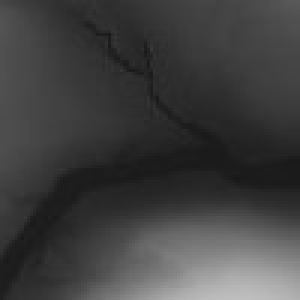
#> input picture data/map_small.jpg, 100 x 100 px (shown 3 times larger)
$ python suite_random.py
#> lines starting #> are read from the running program, lines starting #| are printed output that depends on the picture; after the words box and inside, x2 and y2 are one past the last pixel; in counts of white or black regions, pixels touching at a corner belong together
### environment.py
import random
import cv2
import numpy as np


class Environment:

    # Initialize environment and sets agent to random location (s0, a0)
    def __init__(self, map_img_path, fov, food_spawn_threshold, percent_for_game_over, steps_for_game_over):
        # Private input variables
        self.map_img_path = map_img_path
        self.fov = fov
        self.food_spawn_threshold = food_spawn_threshold

        # Private variables
        self.offset = int((self.fov - 1) / 2)
        self.map_img_agents = self.load_map()
        self.map_img_calculations = self.load_map()
        self.env_width = self.map_img_agents.shape[0]
        self.env_height = self.map_img_agents.shape[1]
        self.agent_x = 0
        self.agent_y = 0
        self.agent_reward = 0
        self.agent_current_reward = 0
        self.total_generated_rewards = 0
        self.game_over = False
        self.reward_value = 1
        self.step_cost = -0.025
        self.steps = 0
        self.percent_for_game_over = percent_for_game_over
        self.number_for_game_over = 0
        self.steps_for_game_over = steps_for_game_over

        self.init_map()  # s0
        self.init_agent_pos()  # a0

        cv2.namedWindow('MAP', cv2.WINDOW_NORMAL)
        cv2.resizeWindow('MAP', 900, 900)
        cv2.namedWindow('SUBMAP', cv2.WINDOW_NORMAL)
        cv2.resizeWindow('SUBMAP', 400, 400)

    '''Environment Initialization Functions'''

    # Initialize position of agent randomly (a0)
    def init_agent_pos(self):
        rand_x = random.randrange(self.offset, self.env_width - self.offset)
        rand_y = random.randrange(self.offset, self.env_height - self.offset)
        self.agent_x = rand_x
        self.agent_y = rand_y
        self.map_img_agents[self.agent_x, self.agent_y, 0] = 255
        self.map_img_agents[self.agent_x, self.agent_y, 1] = 0
        self.map_img_agents[self.agent_x, self.agent_y, 2] = 0

    # Load the map from a .png or .jpg
    def load_map(self):
        img = cv2.imread(self.map_img_path, cv2.IMREAD_COLOR)
        map_img = img.copy()
        return map_img

    # Spawn grass
    def init_map(self):

        # Iterate through x dimension
        for i in range(self.offset, self.env_width - self.offset):
            # Iterate through y dimension
            for j in range(self.offset, self.env_height - self.offset):
                # Generate a number in the range of the pixel at i, j
                rand = random.randrange(0, self.map_img_agents[i, j, 0])
                # If the generated number is 0 and pixel i, j is sub 30
                if (self.map_img_agents[i, j, 0] < self.food_spawn_threshold) & (rand <= 1):  # TODO (rand == 0)
                    # Set pixel red
                    self.map_img_agents[i, j, 0] = 0
                    self.map_img_agents[i, j, 1] = 255
                    self.map_img_agents[i, j, 2] = 0
                    # Increment the number of rewards counter
                    self.total_generated_rewards += 1

        self.number_for_game_over = self.total_generated_rewards * (self.percent_for_game_over / 100)

    # Reset Function
    def reset(self):
        self.map_img_agents = self.load_map()
        self.map_img_calculations = self.load_map()

        self.agent_reward = 0
        self.agent_current_reward = 0
        self.total_generated_rewards = 0
        self.game_over = False
        self.steps = 0

        self.init_agent_pos()
        self.init_map()

        self.sub_map_img = self.map_img_agents[self.agent_x - self.offset:self.agent_x + self.offset + 1,
                           self.agent_y - self.offset:self.agent_y + self.offset + 1, :]

        # Norm to -1, 1
        sub_map_img_norm = (np.asarray(self.sub_map_img).astype(float) - 128) / 128

        return sub_map_img_norm

    '''Getter Function'''

    def get_action_space_size(self):
        return 8

    '''Debug Helper Functions'''

    # Might need to make a torch.tensor from the numpy array
    def make_tensor_from_image(self):
        print("Making torch.tensor from image")

    def print_map_info(self):
        print(type(self.map_img_agents))
        print(self.map_img_agents.shape)

    def print_agent_info(self):
        print(self.agent_y, self.agent_x)

    '''GUI Render Functions'''

    def render_map(self):
        cv2.imshow('MAP', self.map_img_agents)
        cv2.waitKey(100)

    # Render the map of the environment each tick
    def render_sub_map(self):
        cv2.imshow('SUBMAP', self.sub_map_img)
        cv2.waitKey(1)

    '''Environment Logic Functions'''

    def movement_decision(self, x, y):

        lower_inside_bounds_x = ((self.agent_x + x) >= self.offset)
        lower_inside_bounds_y = ((self.agent_y + y) >= self.offset)
        upper_inside_bounds_x = ((self.agent_x + x) < self.env_width - self.offset)
        upper_inside_bounds_y = ((self.agent_y + y) < self.env_height - self.offset)

        is_within_bounds = lower_inside_bounds_x & lower_inside_bounds_y & upper_inside_bounds_x & upper_inside_bounds_y

        if is_within_bounds:
            # Un-paint the agent
            self.map_img_agents[self.agent_x, self.agent_y, 0] = self.map_img_calculations[
                self.agent_x, self.agent_y, 0]
            self.map_img_agents[self.agent_x, self.agent_y, 1] = self.map_img_calculations[
                self.agent_x, self.agent_y, 1]
            self.map_img_agents[self.agent_x, self.agent_y, 2] = self.map_img_calculations[
                self.agent_x, self.agent_y, 2]
            # Update the agent's position
            self.agent_x += x
            self.agent_y += y
            # Paint the agent to it's new position
            self.map_img_agents[self.agent_x, self.agent_y, 0] = 255
            self.map_img_agents[self.agent_x, self.agent_y, 1] = 0
            self.map_img_agents[self.agent_x, self.agent_y, 2] = 0
        # else:
        # print("Out of bounds")

    # Calculating net reward
    def calculate_reward(self, x, y):
        # Logic for gaining rewards
        if (self.map_img_agents[self.agent_x + x, self.agent_y + y, 1]) == 255:
            self.agent_reward += self.reward_value
        else:
            self.agent_reward += self.step_cost

    # Calculating step's reward
    def calculate_current_reward(self, x, y):
        # Logic for gaining rewards
        # Reset current reward to 0
        self.agent_current_reward = 0
        # If stepped on reward set current reward to reward_value
        if (self.map_img_agents[self.agent_x + x, self.agent_y + y, 1]) == 255:
            self.agent_current_reward = self.reward_value
        # If not stepped on reward set current reward to step_cost
        else:
            self.agent_current_reward = self.step_cost

    # Update the environment based on the action
    def step(self, action):

        if action == 0:  # UP
            self.calculate_reward(-1, 0)
            self.calculate_current_reward(-1, 0)
            self.movement_decision(-1, 0)
        elif action == 1:  # DOWN
            self.calculate_reward(1, 0)
            self.calculate_current_reward(1, 0)
            self.movement_decision(1, 0)
        elif action == 2:  # LEFT
            self.calculate_reward(0, -1)
            self.calculate_current_reward(0, -1)
            self.movement_decision(0, -1)
        elif action == 3:  # RIGHT
            self.calculate_reward(0, 1)
            self.calculate_current_reward(0, 1)
            self.movement_decision(0, 1)
        elif action == 4:  # UP/LEFT
            self.calculate_reward(-1, -1)
            self.calculate_current_reward(-1, -1)
            self.movement_decision(-1, -1)
        elif action == 5:  # UP/RIGHT
            self.calculate_reward(-1, 1)
            self.calculate_current_reward(-1, 1)
            self.movement_decision(-1, 1)
        elif action == 6:  # DOWN/LEFT
            self.calculate_reward(1, -1)
            self.calculate_current_reward(1, -1)
            self.movement_decision(1, -1)
        elif action == 7:  # DOWN/RIGHT
            self.calculate_reward(1, 1)
            self.calculate_current_reward(1, 1)
            self.movement_decision(1, 1)

        self.steps += 1

        # Check if number of rewards found is greater then needed for game over
        # if self.number_for_game_over <= self.agent_reward:
        #    self.agent_reward += 30
        #    self.game_over = True

        if self.steps >= self.steps_for_game_over:
            self.game_over = True

        # Crop the sub-map from the mapsub_map_img
        self.sub_map_img = self.map_img_agents[self.agent_x - self.offset:self.agent_x + self.offset + 1,
                           self.agent_y - self.offset:self.agent_y + self.offset + 1, :]

        # Norm to -1, 1
        sub_map_img_norm = (np.asarray(self.sub_map_img).astype(float) - 128) / 128

        return sub_map_img_norm, self.agent_current_reward, self.game_over

### suite_random.py
from environment import Environment
import cv2
import random


def main():

    print("Random Testing Suite Started...")

    # Create Environment
    env = Environment("data/map_small.jpg", 15, 100, 10, 100)
#> in load_map, img is the input picture: shape (100, 100, 3); min 24, max 190, mean 64.3
#> after the loop in init_map, `for i in range(self.offset, self.env_width - self.offset):`:
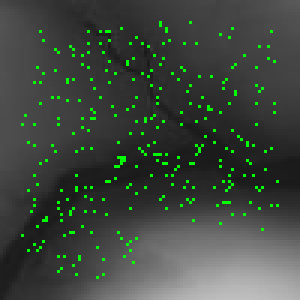
#> self.map_img_agents: shape (100, 100, 3) (shown 3 times larger); 3.07% of pixels changed, all inside (x1, y1, x2, y2) = (7, 7, 93, 93)
#> after the loop in init_map, `for i in range(self.offset, self.env_width - self.offset):`: self.total_generated_rewards = 307
#> in init_map, `self.number_for_game_over = self.total_generated_rewards * (self.perce..`: self.number_for_game_over = 30.7
#> in init_agent_pos, `self.map_img_agents[self.agent_x, self.agent_y, 0] = 255`: self.map_img_agents: shape (100, 100, 3); 0.01% of pixels changed, all inside (x1, y1, x2, y2) = (10, 83, 11, 84)
#> in init_agent_pos, `self.map_img_agents[self.agent_x, self.agent_y, 1] = 0`: self.map_img_agents: shape (100, 100, 3); mean B, G, R 62.8, 70.7, 62.8
#> in init_agent_pos, `self.map_img_agents[self.agent_x, self.agent_y, 2] = 0`: self.map_img_agents: shape (100, 100, 3); mean B, G, R 62.8, 70.7, 62.8

    # Reset Environment
    env.reset()
#> in init_agent_pos (call 2), `self.map_img_agents[self.agent_x, self.agent_y, 0] = 255`: self.map_img_agents: shape (100, 100, 3); 0.01% of pixels changed, all inside (x1, y1, x2, y2) = (13, 66, 14, 67)
#> in init_agent_pos (call 2), `self.map_img_agents[self.agent_x, self.agent_y, 1] = 0`: self.map_img_agents: shape (100, 100, 3); mean B, G, R 64.3, 64.3, 64.3
#> in init_agent_pos (call 2), `self.map_img_agents[self.agent_x, self.agent_y, 2] = 0`: self.map_img_agents: shape (100, 100, 3); mean B, G, R 64.3, 64.3, 64.3
#> after the loop in init_map (call 2), `for i in range(self.offset, self.env_width - self.offset):`:
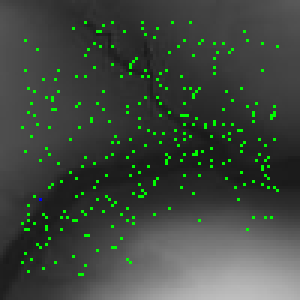
#> self.map_img_agents: shape (100, 100, 3) (shown 3 times larger); mean B, G, R 62.9, 70.4, 62.9
#> after the loop in init_map (call 2), `for i in range(self.offset, self.env_width - self.offset):`: self.total_generated_rewards = 294
#> in init_map (call 2), `self.number_for_game_over = self.total_generated_rewards * (self.perce..`: self.number_for_game_over = 29.4

    # Loop Environment
    while not env.game_over:

        # Render map and sub-map
        env.render_map()
        env.render_sub_map()

        cv2.waitKey(1)

        # Generate a random number 0-7
        action = random.randrange(0, 8)

        next_state, reward, game_over = env.step(action)
#> in movement_decision, `self.map_img_agents[self.agent_x, self.agent_y, 1] = self.map_img_calc..`: self.map_img_agents: shape (100, 100, 3); mean B, G, R 62.9, 70.4, 62.9
#> in movement_decision, `self.map_img_agents[self.agent_x, self.agent_y, 2] = self.map_img_calc..`: self.map_img_agents: shape (100, 100, 3); mean B, G, R 62.9, 70.4, 62.9
#> in movement_decision, `self.map_img_agents[self.agent_x, self.agent_y, 0] = 255`: self.map_img_agents: shape (100, 100, 3); mean B, G, R 62.9, 70.4, 62.9
#> in movement_decision, `self.map_img_agents[self.agent_x, self.agent_y, 1] = 0`: self.map_img_agents: shape (100, 100, 3); mean B, G, R 62.9, 70.4, 62.9
#> in movement_decision, `self.map_img_agents[self.agent_x, self.agent_y, 2] = 0`: self.map_img_agents: shape (100, 100, 3); mean B, G, R 62.9, 70.4, 62.9
#> reward = -0.025; game_over = False

        print("reward: {}".format(reward),
              "total reward: {}".format(env.agent_reward),
              "game_over: {}".format(game_over),
              "total_reward: {}".format(env.total_generated_rewards)
              )
#| reward: -0.025 total reward: -0.025 game_over: False total_reward: 294


if __name__ == '__main__':
    main()
